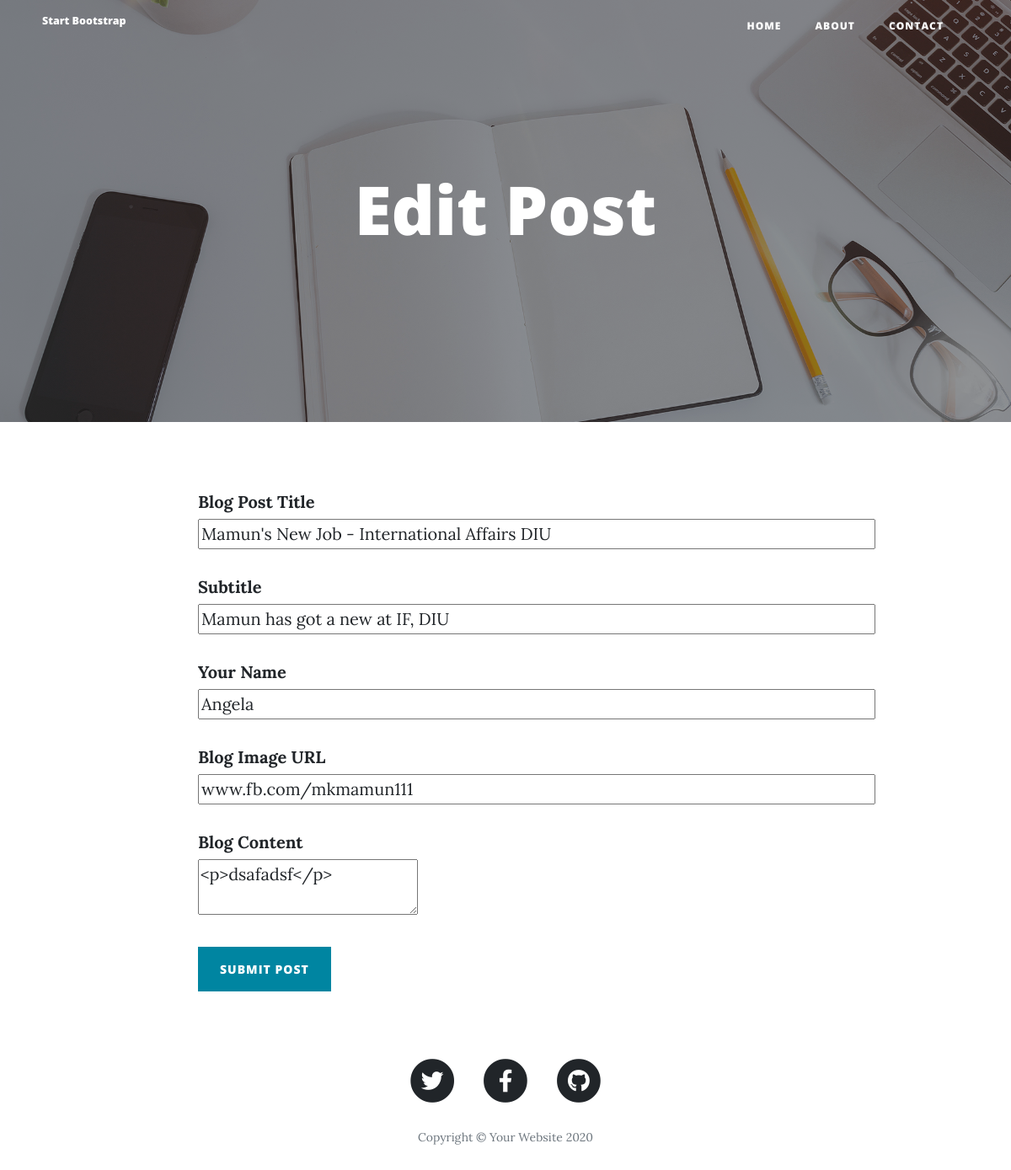
Page /edit-post/7 on the committed database.
### main.py (models this page shows, shortened)
class BlogPost(db.Model):
    id = db.Column(db.Integer, primary_key=True, autoincrement=True)
    title = db.Column(db.String(250), unique=True, nullable=False)
    subtitle = db.Column(db.String(250), nullable=False)
    date = db.Column(db.String(250), nullable=False)
    body = db.Column(db.Text, nullable=False)
    author = db.Column(db.String(250), nullable=False)
    img_url = db.Column(db.String(250), nullable=False)

### main.py (the view, shortened to what this page needs)
@app.route("/edit-post/<int:post_id>", methods=["GET", "POST"])
def edit_post(post_id):
    new_posts = db.session.query(BlogPost).get(post_id)
    edit_form = CreatePostForm(title=new_posts.title, subtitle=new_posts.subtitle, img_url=new_posts.img_url,
                               author=new_posts.author,
                               body=new_posts.body)
    return render_template("make-post.html", pid=post_id, form=edit_form, is_edit=True)

### main.py
class CreatePostForm(FlaskForm):
    title = StringField("Blog Post Title", validators=[DataRequired()])
    subtitle = StringField("Subtitle", validators=[DataRequired()])
    author = StringField("Your Name", validators=[DataRequired()])
    img_url = StringField("Blog Image URL", validators=[DataRequired(), URL()])
    body = CKEditorField("Blog Content", validators=[DataRequired()])
    submit = SubmitField("Submit Post")

### templates/make-post.html (shortened to what this page needs)
{% extends 'bootstrap/base.html' %}
{% block content %}
{% include "header.html" %}
  <header class="masthead" style="background-image: url('{{ url_for('static', filename='img/edit-bg.jpg')}}')">
    <div class="overlay"></div>
    <div class="container">
      <div class="row">
        <div class="col-lg-8 col-md-10 mx-auto">
          <div class="page-heading">
            {% if is_edit %}
              <h1>Edit Post</h1>
              {% else %}
              <h1>New Post</h1>
              {% endif %}
          </div>
        </div>
      </div>
      </div>
  </header>
  <div class="container">
    <div class="row">
      <div class="col-lg-8 col-md-10 mx-auto">
        <div>
         <form method="post">
            <p>{{ form.title.label() }} <br>{{form.title(size=65)}}</p>
            <p>{{ form.subtitle.label() }} <br>{{form.subtitle(size=65)}}</p>
            <p>{{ form.author.label() }} <br>{{form.author(size=65)}}</p>
            <p>{{ form.img_url.label() }} <br>{{form.img_url(size=65)}}</p>
            <p>{{ form.body.label() }} <br>{{form.body(size=65)}}</p>
            <p>{{ form.submit(class="btn btn-primary") }} </p>
        </form>
      </div>
    </div>
  </div>
  </div>
{% include "footer.html" %}
{% endblock %}

### rows in the picture
BlogPost: title "Mamun's New Job - International Affairs DIU", subtitle "Mamun has got a new at IF, DIU", author "Angela", img_url "www.fb.com/mkmamun111", body "<p>dsafadsf</p>"
